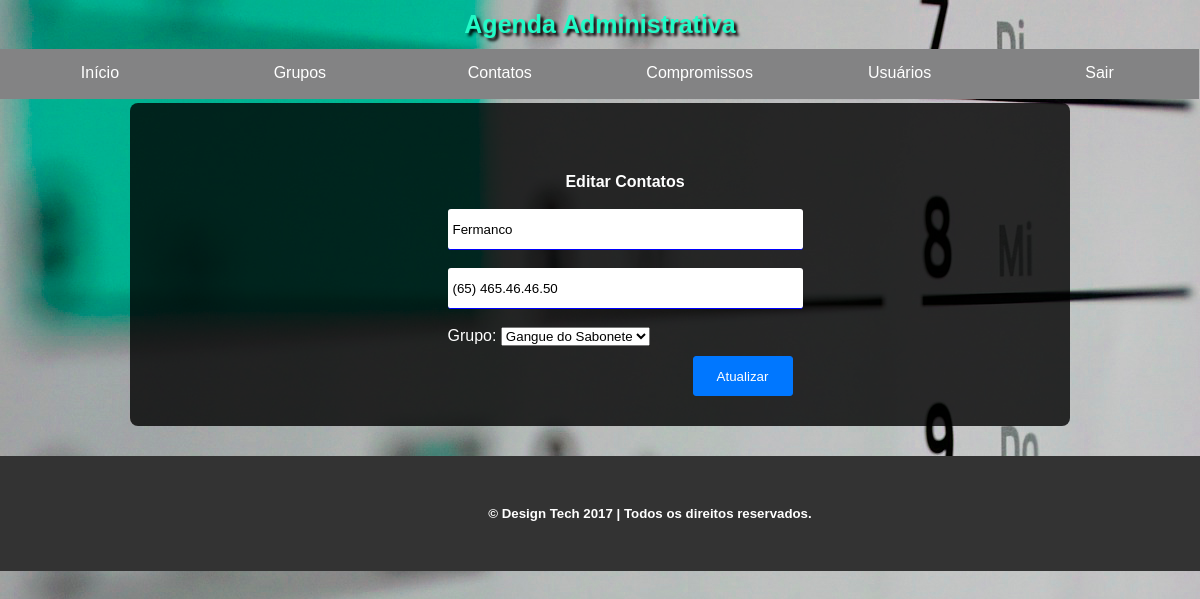
Page /painel.php?P=contatos&a=editar&id=1 (signed in) on the committed database.
### tables this page shows
CREATE TABLE IF NOT EXISTS `contatos` (
  `id` int(11) NOT NULL AUTO_INCREMENT,
  `idGrupo` int(11) NOT NULL,
  `nome` varchar(255) NOT NULL,
  `telefone` varchar(255) NOT NULL,
  PRIMARY KEY (`id`)
);

CREATE TABLE IF NOT EXISTS `grupos` (
  `id` int(11) NOT NULL AUTO_INCREMENT,
  `nome` varchar(255) NOT NULL,
  PRIMARY KEY (`id`)
);

### modulos/contatos/editar.php (the view, shortened to what this page needs)
<?php
	$id = $_GET['id'];
	$query = "SELECT * FROM contatos WHERE id=$id";
	$result = mysqli_query($conexao, $query);
	$dados = mysqli_fetch_assoc($result);
?>
<!DOCTYPE html>
	<html>
		<head>
			<link rel="stylesheet" href="/css/padrao.css">
		</head>
		<body>
			<div class="conteudo">
				<form action="painel.php?P=contatos&a=realizaAtualizacao" method="POST" id="formulario">
					<strong>Editar Contatos</strong><br><br>
					<input type="text" name="nome" value="<?= $dados['nome'] ?>" placeholder="Nome"> <br><br>
 					<input type="text" name="tel" value="<?= $dados['telefone'] ?>" class="telefone" placeholder="Telefone"> <br><br>
					<div style="text-align: left;">
						Grupo:
						<select name="idGrupo" >
							<?php
								$sql = "SELECT * FROM grupos ORDER BY id";
								$result = mysqli_query($conexao, $sql);
								while ($grupos = mysqli_fetch_assoc($result)){
							?>
							<option value="<?=$grupos['id']?>"<?= $dados['id'] == $grupos['id'] ? 'selected' : NULL ?>><?=utf8_encode($grupos['nome'])?></option>
							<?
								}
							?>
						</select>
					</div>
					<input type="submit" value="Atualizar">
				</form>
			</div>
		</body>
	</html>

### css/padrao.css (style rules this page uses)
* { font-family:Verdana, Geneva, sans-serif; padding:0; margin:0; }
.conteudo { background-color: rgba(0,0,0,0.8); width: 75%; margin: auto; border-radius: 8px; color: #fff; text-align: center; padding: 20px; }
#formulario { border:none; height:40px; width:350px; padding: 50px 0 0 50px; display: table; margin: auto; }
#formulario > input[type="text"], #formulario > input[type="password"] { border:none; border-bottom:1px solid #00F; border-radius: 3px; height:40px; width:350px; padding-left:5px; }
#formulario > input[type="submit"] { border:1px solid #07F; border-radius: 3px; height:40px; width:100px; float:right; margin:10px; background:#07f; color: #fff; }

### rows in the picture
contatos: nome "Fermanco", tel "(65) 465.46.46.50", idGrupo "Gangue do Sabonete"
